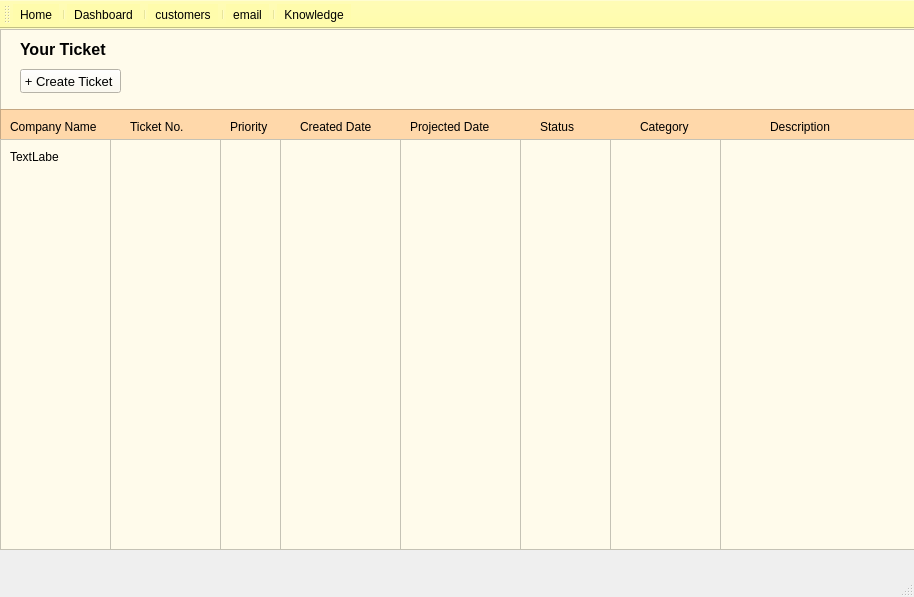
<?xml version="1.0" encoding="UTF-8"?>
<ui version="4.0">
 <class>Home</class>
 <widget class="QMainWindow" name="Home">
  <property name="geometry">
   <rect>
    <x>0</x>
    <y>0</y>
    <width>914</width>
    <height>597</height>
   </rect>
  </property>
  <property name="windowTitle">
   <string>MainWindow</string>
  </property>
  <widget class="QWidget" name="centralwidget">
   <widget class="QFrame" name="frame">
    <property name="geometry">
     <rect>
      <x>0</x>
      <y>0</y>
      <width>921</width>
      <height>521</height>
     </rect>
    </property>
    <property name="styleSheet">
     <string notr="true">background-color: rgb(255, 251, 235);</string>
    </property>
    <property name="frameShape">
     <enum>QFrame::StyledPanel</enum>
    </property>
    <property name="frameShadow">
     <enum>QFrame::Raised</enum>
    </property>
    <widget class="QLabel" name="label">
     <property name="geometry">
      <rect>
       <x>20</x>
       <y>10</y>
       <width>91</width>
       <height>21</height>
      </rect>
     </property>
     <property name="font">
      <font>
       <pointsize>12</pointsize>
       <bold>true</bold>
      </font>
     </property>
     <property name="text">
      <string>Your Ticket</string>
     </property>
    </widget>
    <widget class="QPushButton" name="pushButton">
     <property name="geometry">
      <rect>
       <x>20</x>
       <y>40</y>
       <width>101</width>
       <height>24</height>
      </rect>
     </property>
     <property name="font">
      <font>
       <pointsize>10</pointsize>
       <bold>false</bold>
      </font>
     </property>
     <property name="text">
      <string>+ Create Ticket </string>
     </property>
    </widget>
    <widget class="QFrame" name="frame_2">
     <property name="geometry">
      <rect>
       <x>0</x>
       <y>80</y>
       <width>921</width>
       <height>31</height>
      </rect>
     </property>
     <property name="styleSheet">
      <string notr="true">background-color: rgb(255, 216, 170);</string>
     </property>
     <property name="frameShape">
      <enum>QFrame::StyledPanel</enum>
     </property>
     <property name="frameShadow">
      <enum>QFrame::Raised</enum>
     </property>
     <widget class="QLabel" name="label_2">
      <property name="geometry">
       <rect>
        <x>10</x>
        <y>10</y>
        <width>101</width>
        <height>16</height>
       </rect>
      </property>
      <property name="text">
       <string>Company Name</string>
      </property>
     </widget>
     <widget class="QLabel" name="label_3">
      <property name="geometry">
       <rect>
        <x>130</x>
        <y>10</y>
        <width>61</width>
        <height>16</height>
       </rect>
      </property>
      <property name="text">
       <string>Ticket No.</string>
      </property>
     </widget>
     <widget class="QLabel" name="label_4">
      <property name="geometry">
       <rect>
        <x>230</x>
        <y>10</y>
        <width>41</width>
        <height>16</height>
       </rect>
      </property>
      <property name="text">
       <string>Priority</string>
      </property>
     </widget>
     <widget class="QLabel" name="label_5">
      <property name="geometry">
       <rect>
        <x>300</x>
        <y>10</y>
        <width>81</width>
        <height>16</height>
       </rect>
      </property>
      <property name="text">
       <string>Created Date</string>
      </property>
     </widget>
     <widget class="QLabel" name="label_6">
      <property name="geometry">
       <rect>
        <x>410</x>
        <y>10</y>
        <width>81</width>
        <height>16</height>
       </rect>
      </property>
      <property name="text">
       <string>Projected Date</string>
      </property>
     </widget>
     <widget class="QLabel" name="label_7">
      <property name="geometry">
       <rect>
        <x>540</x>
        <y>10</y>
        <width>41</width>
        <height>16</height>
       </rect>
      </property>
      <property name="text">
       <string>Status</string>
      </property>
     </widget>
     <widget class="QLabel" name="label_8">
      <property name="geometry">
       <rect>
        <x>640</x>
        <y>10</y>
        <width>51</width>
        <height>16</height>
       </rect>
      </property>
      <property name="text">
       <string>Category</string>
      </property>
     </widget>
     <widget class="QLabel" name="label_9">
      <property name="geometry">
       <rect>
        <x>770</x>
        <y>10</y>
        <width>71</width>
        <height>16</height>
       </rect>
      </property>
      <property name="text">
       <string>Description</string>
      </property>
     </widget>
    </widget>
    <widget class="QTableView" name="tableView">
     <property name="geometry">
      <rect>
       <x>0</x>
       <y>110</y>
       <width>111</width>
       <height>411</height>
      </rect>
     </property>
    </widget>
    <widget class="QTableView" name="tableView_2">
     <property name="geometry">
      <rect>
       <x>110</x>
       <y>110</y>
       <width>111</width>
       <height>411</height>
      </rect>
     </property>
    </widget>
    <widget class="QTableView" name="tableView_3">
     <property name="geometry">
      <rect>
       <x>220</x>
       <y>110</y>
       <width>61</width>
       <height>411</height>
      </rect>
     </property>
    </widget>
    <widget class="QTableView" name="tableView_4">
     <property name="geometry">
      <rect>
       <x>280</x>
       <y>110</y>
       <width>121</width>
       <height>411</height>
      </rect>
     </property>
    </widget>
    <widget class="QTableView" name="tableView_5">
     <property name="geometry">
      <rect>
       <x>400</x>
       <y>110</y>
       <width>121</width>
       <height>411</height>
      </rect>
     </property>
    </widget>
    <widget class="QTableView" name="tableView_6">
     <property name="geometry">
      <rect>
       <x>520</x>
       <y>110</y>
       <width>91</width>
       <height>411</height>
      </rect>
     </property>
    </widget>
    <widget class="QTableView" name="tableView_7">
     <property name="geometry">
      <rect>
       <x>610</x>
       <y>110</y>
       <width>111</width>
       <height>411</height>
      </rect>
     </property>
    </widget>
    <widget class="QTableView" name="tableView_8">
     <property name="geometry">
      <rect>
       <x>720</x>
       <y>110</y>
       <width>201</width>
       <height>411</height>
      </rect>
     </property>
    </widget>
    <widget class="QLabel" name="companyNameLabel">
     <property name="geometry">
      <rect>
       <x>10</x>
       <y>120</y>
       <width>49</width>
       <height>16</height>
      </rect>
     </property>
     <property name="text">
      <string>TextLabel</string>
     </property>
    </widget>
   </widget>
  </widget>
  <widget class="QMenuBar" name="menubar">
   <property name="geometry">
    <rect>
     <x>0</x>
     <y>0</y>
     <width>914</width>
     <height>22</height>
    </rect>
   </property>
  </widget>
  <widget class="QStatusBar" name="statusbar"/>
  <widget class="QToolBar" name="toolBar">
   <property name="windowTitle">
    <string>toolBar</string>
   </property>
   <property name="styleSheet">
    <string notr="true">background-color: rgb(255, 252, 172);</string>
   </property>
   <attribute name="toolBarArea">
    <enum>TopToolBarArea</enum>
   </attribute>
   <attribute name="toolBarBreak">
    <bool>false</bool>
   </attribute>
   <addaction name="actionHome"/>
   <addaction name="separator"/>
   <addaction name="actionDashboard"/>
   <addaction name="separator"/>
   <addaction name="actioncustomers"/>
   <addaction name="separator"/>
   <addaction name="actionemail"/>
   <addaction name="separator"/>
   <addaction name="actionKnowledge"/>
  </widget>
  <action name="actionHome">
   <property name="icon">
    <iconset resource="Resources.qrc">
     <normaloff>:/Images/Home.png</normaloff>:/Images/Home.png</iconset>
   </property>
   <property name="text">
    <string>Home</string>
   </property>
  </action>
  <action name="actionDashboard">
   <property name="icon">
    <iconset resource="Resources.qrc">
     <normaloff>:/Images/DashBoard.png</normaloff>:/Images/DashBoard.png</iconset>
   </property>
   <property name="text">
    <string>Dashboard</string>
   </property>
  </action>
  <action name="actioncustomers">
   <property name="icon">
    <iconset resource="Resources.qrc">
     <normaloff>:/Images/Customer.png</normaloff>:/Images/Customer.png</iconset>
   </property>
   <property name="text">
    <string>customers</string>
   </property>
  </action>
  <action name="actionKnowledge">
   <property name="icon">
    <iconset resource="Resources.qrc">
     <normaloff>:/Images/Knowledge.png</normaloff>:/Images/Knowledge.png</iconset>
   </property>
   <property name="text">
    <string>Knowledge</string>
   </property>
  </action>
  <action name="actionemail">
   <property name="icon">
    <iconset resource="Resources.qrc">
     <normaloff>:/Images/Email.png</normaloff>:/Images/Email.png</iconset>
   </property>
   <property name="text">
    <string>email</string>
   </property>
  </action>
 </widget>
 <resources>
  <include location="Resources.qrc"/>
 </resources>
 <connections/>
</ui>
